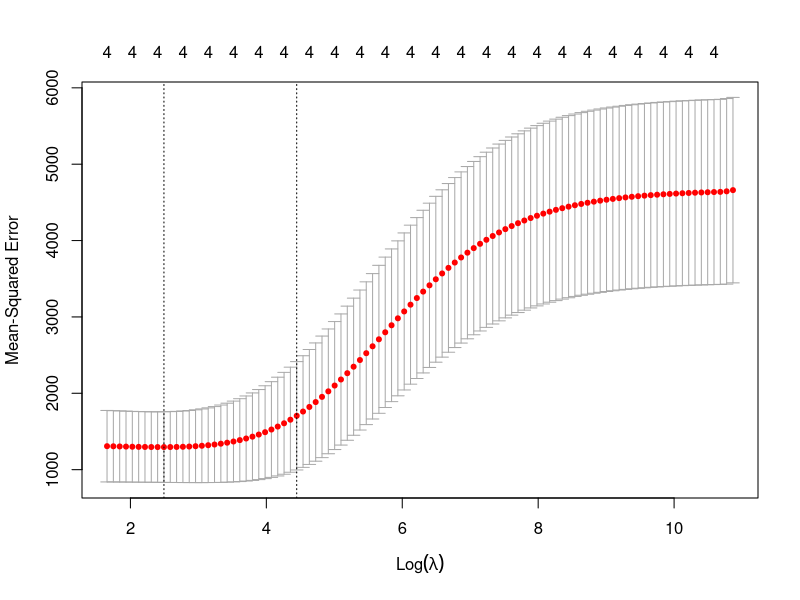
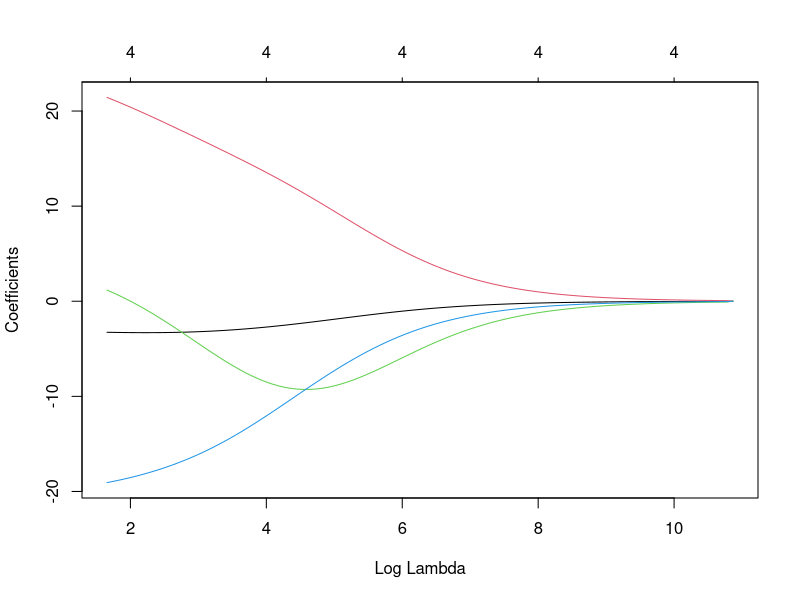

Write R code to recreate these figures, in order.
library(glmnet)

#define predictor and response variables
y <- mtcars$hp
x <- data.matrix(mtcars[, c('mpg', 'wt', 'drat', 'qsec')])

#fit ridge regression model
model <- glmnet(x, y, alpha = 0)
summary(model)

#perform k-fold cross-validation to find optimal lambda value
cv_model <- cv.glmnet(x, y, alpha = 0)
plot(cv_model)

#find optimal lambda value that minimizes test MSE
best_lambda <- cv_model$lambda.min
best_lambda

#produce Ridge trace plot
plot(model, xvar = "lambda")

#find coefficients of best model
best_model <- glmnet(x, y, alpha = 0, lambda = best_lambda)
coef(best_model)

#calculate R-squared of model on training data
y_predicted <- predict(model, s = best_lambda, newx = x)

#find SST and SSE
sst <- sum((y - mean(y))^2)
sse <- sum((y_predicted - y)^2)

#find R-Squared
rsq <- 1 - sse / sst
rsq


summary(model)
